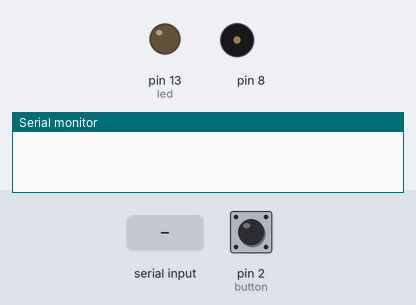
A sketch run on a simulated Arduino Uno, built with avr-gcc and run on an emulated ATmega328P. Parts: output pins drawn as LEDs (lit = HIGH), buzzer (waves = sounding), the last lines printed to the serial monitor. The inputs (shaded band) are chosen by the test bench; at power-on: pin 2 (button) LOW.

Above: at 1.2 s.
1.3 s: pin 2 (button) pulled HIGH for 0.15 s
At 2.0 s:
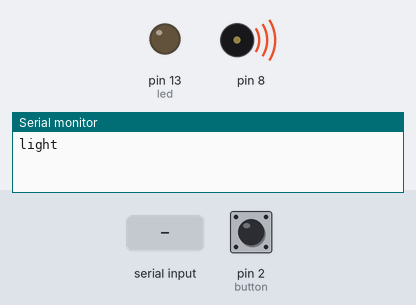
4.3 s: "H" received over Serial
At 5.97 s:
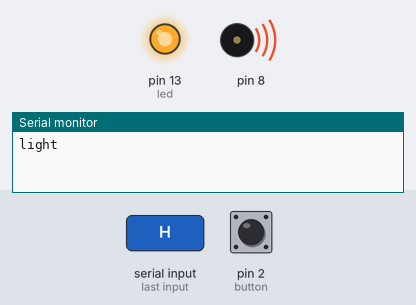
Timing chart, 0 to 13.3 s (numbered marks = the images above; inputs shaded):
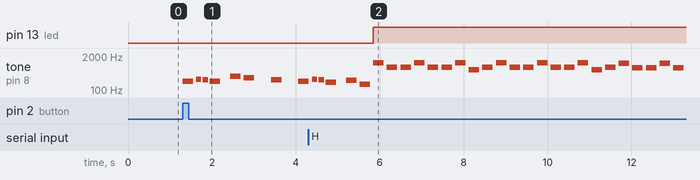

Measured:
- after the input at 1.3 s, tone on pin 8: plays 220 Hz for 0.25 s, 262 Hz for 0.13 s, 247 Hz for 0.13 s, 220 Hz for 0.25 s, 330 Hz for 0.25 s, 294 Hz for 0.25 s … (8 notes in this stretch), starting at once
- after the input at 4.3 s, pin 13 (led): LOW → HIGH after 1.5 s

The sketch:

trickOrTreat_Doorbell.ino
```cpp
#include "pitches.h"

int led = 13; // led that we will toggle
char inChar;  // character we will use for messages from the RPi

int button = 2;
int buttonState;

// notes in the melody:
int melodyA[] = {
  NOTE_A3,NOTE_C4, NOTE_B3, NOTE_A3, 0, NOTE_E4, NOTE_D4, 0, NOTE_B3, 0 , NOTE_A3,NOTE_C4, NOTE_B3, NOTE_G3, 0, NOTE_AS3, NOTE_E3
};

// note durations: 4 = quarter note, 8 = eighth note, etc.:
int noteDurationsA[] = {
  4, 8, 8, 4, 8, 4, 4, 4, 4,4,4, 8, 8, 4, 8, 4,4
};

int melodyB[] = {NOTE_CS6,NOTE_FS5,NOTE_FS5,NOTE_CS6,NOTE_FS5,NOTE_FS5,NOTE_CS6,NOTE_D5,NOTE_FS5,
               NOTE_CS6,NOTE_FS5,NOTE_FS5,NOTE_CS6,NOTE_FS5,NOTE_FS5,NOTE_CS6,NOTE_D5,NOTE_FS5,
               NOTE_C6,NOTE_F5,NOTE_F5,NOTE_C6,NOTE_F5,NOTE_F5,NOTE_C6,NOTE_F5,NOTE_CS5,NOTE_F5,
               NOTE_C6,NOTE_F5,NOTE_F5,NOTE_C6,NOTE_F5,NOTE_F5,NOTE_C6,NOTE_F5,NOTE_CS5,NOTE_F5,
               NOTE_B5,NOTE_E5,NOTE_E5,NOTE_B5,NOTE_E5,NOTE_E5,NOTE_B5,NOTE_E5,NOTE_C6,NOTE_E5,
               NOTE_B5,NOTE_E5,NOTE_E5,NOTE_B5,NOTE_E5,NOTE_E5,NOTE_B5,NOTE_E5,NOTE_C6,NOTE_E5};
int noteDurationsB[] = {4,4,4,4,4,4,4,4,4,
                      4,4,4,4,4,4,4,4,4,
                      4,4,4,4,4,4,4,4,4,4,
                      4,4,4,4,4,4,4,4,4,4,
                      4,4,4,4,4,4,4,4,4,4,
                      4,4,4,4,4,4,4,4,4,4};

void setup() {
  Serial.begin(9600);
  pinMode(led, OUTPUT);
  pinMode(button, INPUT);
}

void loop() {
  // read the character we recieve on the serial port from the RPi
  if(Serial.available()) {
    inChar = (char)Serial.read();
  }

  // if we get a 'H', turn the LED on, else turn it off
  if(inChar == 'H'){
    digitalWrite(led, HIGH);
    for (int thisNote = 0; thisNote < 58; thisNote++) {

      // to calculate the note duration, take one second divided by the note type.
      //e.g. quarter note = 1000 / 4, eighth note = 1000/8, etc.
      int noteDurationB = 1000 / noteDurationsB[thisNote];
      tone(8, melodyB[thisNote], noteDurationB);

      // to distinguish the notes, set a minimum time between them.
      // the note's duration + 30% seems to work well:
      int pauseBetweenNotes = noteDurationB * 1.30;
      delay(pauseBetweenNotes);
      // stop the tone playing:
      noTone(8);
    }
  }
  else{
    digitalWrite(led, LOW);
  }

  // Button event checker - if pressed, send message to RPi
  int newState = digitalRead(button);
  if (buttonState != newState) {
    buttonState = newState;
    if(buttonState == HIGH){
      Serial.println("light"); //note println put a /r/n at the end of a line
       // iterate over the notes of the melody:
      for (int thisNote = 0; thisNote < 17; thisNote++) {

        // to calculate the note duration, take one second divided by the note type.
        //e.g. quarter note = 1000 / 4, eighth note = 1000/8, etc.
        int noteDurationA = 1000 / noteDurationsA[thisNote];
        tone(8, melodyA[thisNote], noteDurationA);

        // to distinguish the notes, set a minimum time between them.
        // the note's duration + 30% seems to work well:
        int pauseBetweenNotes = noteDurationA * 1.30;
        delay(pauseBetweenNotes);
        // stop the tone playing:
        noTone(8);
      }
    }
    else{
      Serial.println("dark");
    }
  }
}
```

pitches.h
```cpp
/*************************************************
 * Public Constants
 *************************************************/

#define NOTE_B0  31
#define NOTE_C1  33
#define NOTE_CS1 35
#define NOTE_D1  37
#define NOTE_DS1 39
#define NOTE_E1  41
#define NOTE_F1  44
#define NOTE_FS1 46
#define NOTE_G1  49
#define NOTE_GS1 52
#define NOTE_A1  55
#define NOTE_AS1 58
#define NOTE_B1  62
#define NOTE_C2  65
#define NOTE_CS2 69
#define NOTE_D2  73
#define NOTE_DS2 78
#define NOTE_E2  82
#define NOTE_F2  87
#define NOTE_FS2 93
#define NOTE_G2  98
#define NOTE_GS2 104
#define NOTE_A2  110
#define NOTE_AS2 117
#define NOTE_B2  123
#define NOTE_C3  131
#define NOTE_CS3 139
#define NOTE_D3  147
#define NOTE_DS3 156
#define NOTE_E3  165
#define NOTE_F3  175
#define NOTE_FS3 185
#define NOTE_G3  196
#define NOTE_GS3 208
#define NOTE_A3  220
#define NOTE_AS3 233
#define NOTE_B3  247
#define NOTE_C4  262
#define NOTE_CS4 277
#define NOTE_D4  294
#define NOTE_DS4 311
#define NOTE_E4  330
#define NOTE_F4  349
#define NOTE_FS4 370
#define NOTE_G4  392
#define NOTE_GS4 415
#define NOTE_A4  440
#define NOTE_AS4 466
#define NOTE_B4  494
#define NOTE_C5  523
#define NOTE_CS5 554
#define NOTE_D5  587
#define NOTE_DS5 622
#define NOTE_E5  659
#define NOTE_F5  698
#define NOTE_FS5 740
#define NOTE_G5  784
#define NOTE_GS5 831
#define NOTE_A5  880
#define NOTE_AS5 932
#define NOTE_B5  988
#define NOTE_C6  1047
#define NOTE_CS6 1109
#define NOTE_D6  1175
#define NOTE_DS6 1245
#define NOTE_E6  1319
#define NOTE_F6  1397
#define NOTE_FS6 1480
#define NOTE_G6  1568
#define NOTE_GS6 1661
#define NOTE_A6  1760
#define NOTE_AS6 1865
#define NOTE_B6  1976
#define NOTE_C7  2093
#define NOTE_CS7 2217
#define NOTE_D7  2349
#define NOTE_DS7 2489
#define NOTE_E7  2637
#define NOTE_F7  2794
#define NOTE_FS7 2960
#define NOTE_G7  3136
#define NOTE_GS7 3322
#define NOTE_A7  3520
#define NOTE_AS7 3729
#define NOTE_B7  3951
#define NOTE_C8  4186
#define NOTE_CS8 4435
#define NOTE_D8  4699
#define NOTE_DS8 4978
```
